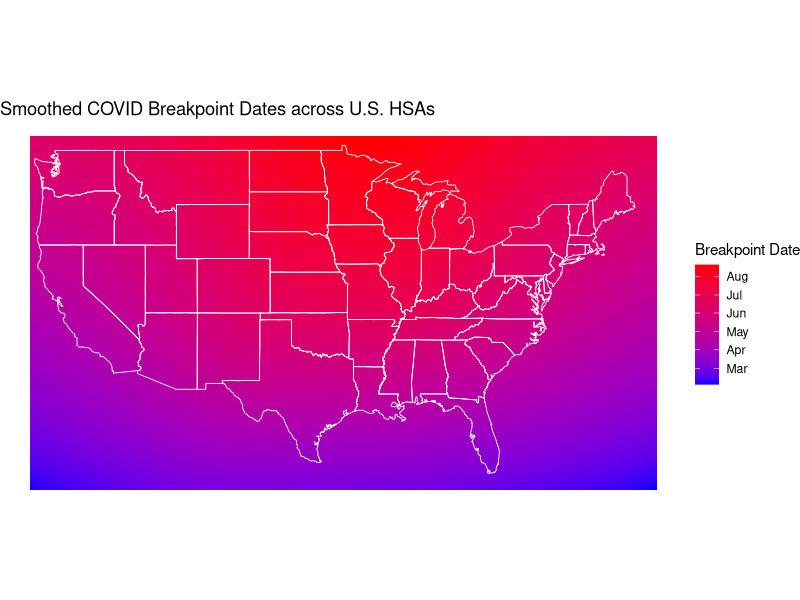
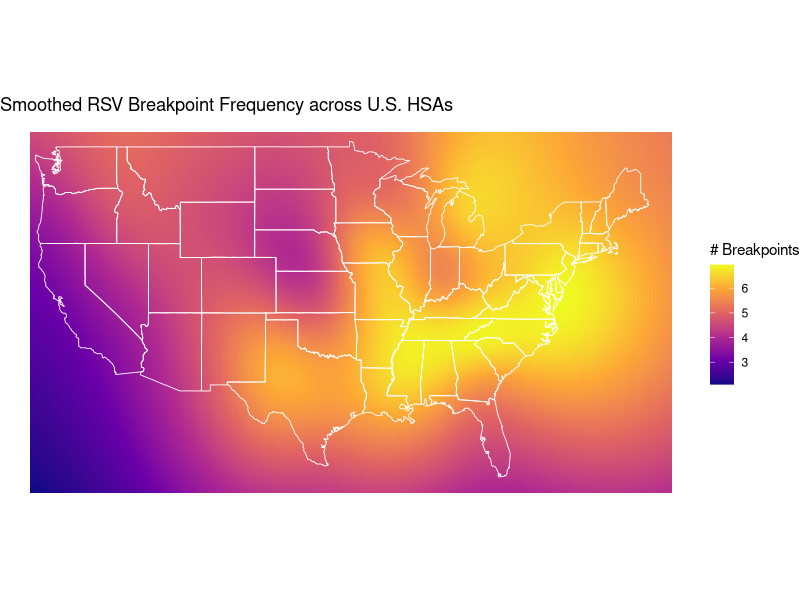

The R source for these figures, in order:
# visualization of breakpoints on U.S. map

library(ggplot2)
library(dplyr)
library(maps)
library(mgcv)

# start_date <-"2023-03-20"
# end_date <- "2026-03-01"

us_map <- map_data("state")

hsa_geo <- read.csv("HSA_GEO.csv")
breakpoints <- read.csv("breakpoints_covid.csv")
breakpoints <- breakpoints %>%
  mutate(breakpoint = as.Date(breakpoint, format = "%m/%d/%Y")) %>%
  # mutate(breakpoint = as.Date(breakpoint, format = "%Y-%m-%d")) %>%
  # filter(breakpoint >= as.Date(start_date) & breakpoint <= as.Date(end_date)) %>%
  filter(hsa_nci_id != "All") %>%
  group_by(hsa_nci_id) %>%
  mutate(hsa_nci_id=as.numeric(hsa_nci_id)) %>%
  # slice_min(breakpoint, n = 1, with_ties = FALSE) %>%
  ungroup()

## --- to filter out outliers ---

# bp_numeric <- as.numeric(breakpoints$breakpoint)
# 
# q1 <- quantile(bp_numeric, 0.25, na.rm = TRUE)
# q3 <- quantile(bp_numeric, 0.75, na.rm = TRUE)
# iqr <- q3-q1

# breakpoints <- breakpoints |>
#   filter(
#     as.numeric(breakpoint) >= q1-1.5*iqr,
#     as.numeric(breakpoint) <= q3+1.5*iqr
#   )

hsa_bp <- hsa_geo %>%
  left_join(breakpoints, by = c("hsa_id" = "hsa_nci_id")) %>%
  filter(!is.na(breakpoint))
hsa_bp <- hsa_bp %>% 
  mutate(breakpoint = as.Date(breakpoint, format = "%m-%d-%Y"))

bp_counts <- breakpoints %>%
  group_by(hsa_nci_id) %>%
  summarise(n_breakpoints = n()) %>%
  left_join(hsa_geo, by = c("hsa_nci_id" = "hsa_id")) %>%
  filter(!is.na(weighted_lon), !is.na(weighted_lat))

# --- point visualization on map ---

# ggplot() +
#   coord_map("albers", lat0 = 39, lat1 = 45) +
#   geom_polygon(data = us_map, aes(x = long, y = lat, group = group),
#                fill = "grey90", color = "white", linewidth = 0.3) +
#   geom_point(data = hsa_bp, aes(x = weighted_lon, y = weighted_lat, color = breakpoint),
#              size = 2, alpha = 0.8) +
#   scale_color_date(name = "Breakpoint", date_labels = "%b %Y", low = "red", high = "blue")+
#   theme_void(base_family = "") +
#   theme(legend.position = "right")

## --- number of breakpoints, plotted on map ---

# ggplot() +
#   coord_map("albers", lat0 = 39, lat1 = 45) +
#   geom_polygon(data = us_map, aes(x = long, y = lat, group = group),
#                fill = "grey90", color = "white", linewidth = 0.3) +
#   geom_point(data = bp_counts, aes(x = weighted_lon, y = weighted_lat, color = n_breakpoints),
#              size = 2, alpha = 0.8) +
#   scale_color_viridis_c(option = "plasma", name = "# Breakpoints") +
#   theme_void(base_family = "") +
#   theme(legend.position = "right")

# --- smooth interpolation of breakpoints ---

grid <- expand.grid(
  weighted_lon = seq(-125, -65, length.out = 200),
  weighted_lat = seq(24, 50, length.out = 200)
)

hsa_bp$breakpoint_num <- as.numeric(hsa_bp$breakpoint)
fit <- gam(breakpoint_num ~ s(weighted_lon, weighted_lat), data = hsa_bp)
grid$pred_num <- predict(fit, newdata = grid)
grid$pred_date <- as.Date(grid$pred_num, origin = "1970-01-01")

ggplot() +
  geom_tile(data = grid, aes(x = weighted_lon, y = weighted_lat, fill = pred_date)) +
  geom_polygon(data = us_map, aes(x = long, y = lat, group = group),
               fill = NA, color = "white", linewidth = 0.3) +
  scale_fill_date(low = "blue", high = "red", name = "Breakpoint Date") +
  coord_fixed(1.3, xlim = c(-125, -65), ylim = c(24, 50)) +
  theme_void() +
  labs(title = "Smoothed COVID Breakpoint Dates across U.S. HSAs")

# --- smooth interpolation of breakpoint frequency ---

grid <- expand.grid(
  weighted_lon = seq(-125, -65, length.out = 200),
  weighted_lat = seq(24, 50, length.out = 200)
)

fit <- gam(n_breakpoints ~ s(weighted_lon, weighted_lat), data = bp_counts)
grid$pred_num <- predict(fit, newdata = grid)

ggplot() +
  geom_tile(data = grid, aes(x = weighted_lon, y = weighted_lat, fill = pred_num)) +
  geom_polygon(data = us_map, aes(x = long, y = lat, group = group),
               fill = NA, color = "white", linewidth = 0.3) +
  scale_fill_viridis_c(name = "# Breakpoints", option = "plasma")+
  coord_fixed(1.3, xlim = c(-125, -65), ylim = c(24, 50)) +
  theme_void() +
  labs(title = "Smoothed RSV Breakpoint Frequency across U.S. HSAs")
